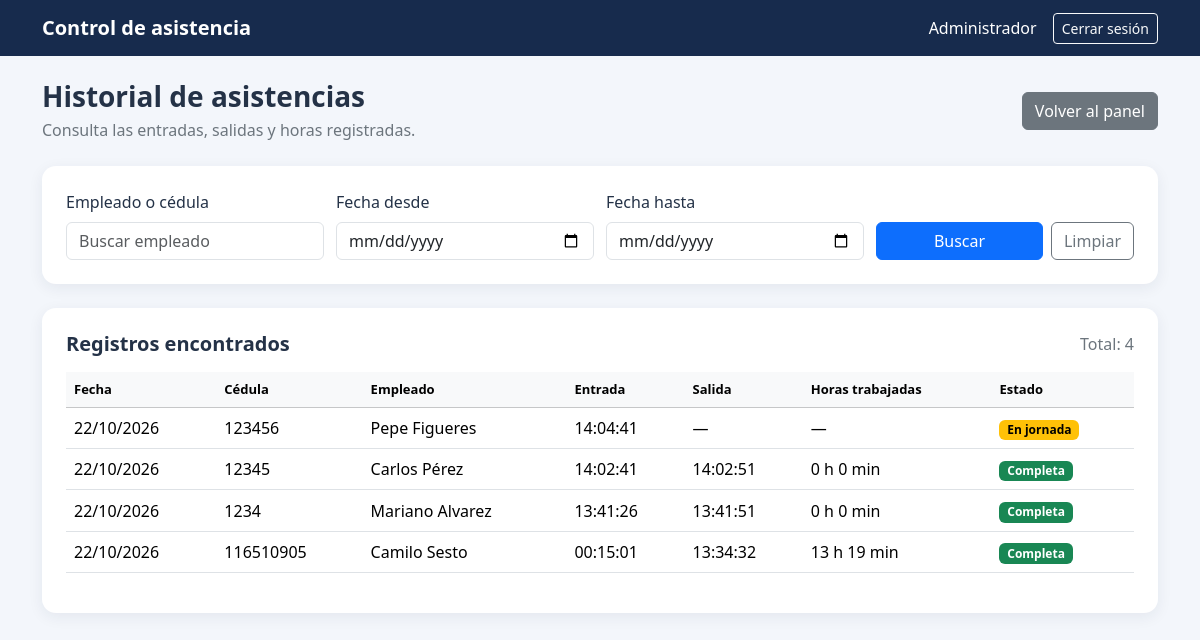
Page /admin/asistencias.php (signed in) on the committed database.
### tables this page shows
CREATE TABLE `asistencias` (
  `id` int(11) NOT NULL,
  `empleado_id` int(11) NOT NULL,
  `fecha` date NOT NULL,
  `hora_entrada` time DEFAULT NULL,
  `hora_salida` time DEFAULT NULL
);

CREATE TABLE `empleados` (
  `id` int(11) NOT NULL,
  `cedula` varchar(30) NOT NULL,
  `nombre` varchar(150) NOT NULL,
  `correo` varchar(150) DEFAULT NULL,
  `telefono` varchar(30) DEFAULT NULL,
  `codigo_acceso` varchar(20) NOT NULL,
  `estado` enum('Activo','Inactivo') NOT NULL DEFAULT 'Activo',
  `fecha_registro` timestamp NOT NULL DEFAULT current_timestamp()
);

### admin/asistencias.php (the view, shortened to what this page needs)
<?php
require_once "../config/database.php";
function escapar($valor) {
    return htmlspecialchars((string)($valor ?? ""), ENT_QUOTES, "UTF-8");
}
$busqueda = trim($_GET["busqueda"] ?? "");
$fechaDesde = trim($_GET["desde"] ?? "");
$fechaHasta = trim($_GET["hasta"] ?? "");
$pagina = max(1, (int)($_GET["pagina"] ?? 1));
$porPagina = 20;
$offset = ($pagina - 1) * $porPagina;
$where = [];
$params = [];
$whereSql = $where ? "WHERE ".implode(" AND ", $where) : "";
try {
    $sqlTotal = "SELECT COUNT(*)
                 FROM asistencias a
                 INNER JOIN empleados e ON e.id = a.empleado_id
                 $whereSql";
    $stmtTotal = $conexion->prepare($sqlTotal);
    $stmtTotal->execute($params);
    $totalRegistros = (int)$stmtTotal->fetchColumn();
    $sql = "SELECT
                a.id,
                e.cedula,
                e.nombre,
                a.fecha,
                a.hora_entrada,
                a.hora_salida,
                CASE
                    WHEN a.hora_entrada IS NOT NULL
                     AND a.hora_salida IS NOT NULL
                    THEN TIMESTAMPDIFF(
                        MINUTE,
                        CONCAT(a.fecha, ' ', a.hora_entrada),
                        CONCAT(a.fecha, ' ', a.hora_salida)
                    )
                    ELSE NULL
                END AS minutos_trabajados
            FROM asistencias a
            INNER JOIN empleados e ON e.id = a.empleado_id
            $whereSql
            ORDER BY a.fecha DESC, a.hora_entrada DESC
            LIMIT $porPagina OFFSET $offset";
    $stmt = $conexion->prepare($sql);
    $stmt->execute($params);
    $asistencias = $stmt->fetchAll();
} catch (PDOException $e) {
    error_log($e->getMessage());
    exit("No fue posible consultar el historial. Revisa la conexión y la estructura de la base de datos.");
}
$nombreAdmin = $_SESSION["admin_nombre"] ?? "Administrador";
?>
<!DOCTYPE html>
<html lang="es">
<head>
    <link
        href="https://cdn.jsdelivr.net/npm/bootstrap@5.3.3/dist/css/bootstrap.min.css"
        rel="stylesheet"
    >
    <link rel="stylesheet" href="../css/asistencias.css">
</head>
<body>
<nav class="navbar navbar-dark">
    <div class="container">
        <a href="index.php" class="navbar-brand fw-semibold">
            Control de asistencia
        </a>
        <div class="d-flex align-items-center gap-3">
            <span class="text-white d-none d-md-inline">
                <?= escapar($nombreAdmin) ?>
            </span>
            <a href="../logout.php" class="btn btn-outline-light btn-sm">
                Cerrar sesión
            </a>
        </div>
    </div>
</nav>
<main class="container py-4">
    <div class="d-flex flex-wrap justify-content-between align-items-center gap-2 mb-4">
        <div>
            <h1 class="h3 fw-bold mb-1">Historial de asistencias</h1>
            <p class="text-secondary mb-0">
                Consulta las entradas, salidas y horas registradas.
            </p>
        </div>
        <a href="index.php" class="btn btn-secondary">
            Volver al panel
        </a>
    </div>
    <section class="panel p-3 p-md-4 mb-4">
        <form method="GET" action="asistencias.php">
            <div class="filters">
                <div>
                    <label for="busqueda" class="form-label">
                        Empleado o cédula
                    </label>
                    <input
                        type="text"
                        id="busqueda"
                        name="busqueda"
                        class="form-control"
                        placeholder="Buscar empleado"
                        value="<?= escapar($busqueda) ?>"
                    >
                </div>
                <div>
                    <label for="desde" class="form-label">Fecha desde</label>
                    <input
                        type="date"
                        id="desde"
                        name="desde"
                        class="form-control"
                        value="<?= escapar($fechaDesde) ?>"
                    >
                </div>
                <div>
                    <label for="hasta" class="form-label">Fecha hasta</label>
                    <input
                        type="date"
                        id="hasta"
                        name="hasta"
                        class="form-control"
                        value="<?= escapar($fechaHasta) ?>"
                    >
                </div>
                <div class="d-flex align-items-end gap-2">
                    <button type="submit" class="btn btn-primary flex-grow-1">
                        Buscar
                    </button>
                    <a href="asistencias.php" class="btn btn-outline-secondary">
                        Limpiar
                    </a>
                </div>
            </div>
        </form>
    </section>
    <section class="panel p-3 p-md-4">
        <div class="d-flex flex-wrap justify-content-between gap-2 mb-3">
            <h2 class="h5 fw-bold mb-0">Registros encontrados</h2>
            <span class="text-secondary">
                Total: <?= $totalRegistros ?>
            </span>
        </div>
        <div class="table-responsive">
            <table class="table table-hover align-middle">
                <thead class="table-light">
                    <tr>
                        <th>Fecha</th>
                        <th>Cédula</th>
                        <th>Empleado</th>
                        <th>Entrada</th>
                        <th>Salida</th>
                        <th>Horas trabajadas</th>
                        <th>Estado</th>
                    </tr>
                </thead>
                <tbody>
                <?php if (!$asistencias): ?>
                    <tr>
                        <td colspan="7" class="text-center text-secondary py-4">
                            No se encontraron registros de asistencia.
                        </td>
                    </tr>
                <?php else: ?>
                    <?php foreach ($asistencias as $a): ?>
                        <?php
                        $minutos = $a["minutos_trabajados"];
                        $horasTexto = "—";
                        if ($minutos !== null && (int)$minutos >= 0) {
                            $minutos = (int)$minutos;
                            $horasTexto = intdiv($minutos, 60)
                                ." h ".($minutos % 60)." min";
                        }
                        if (empty($a["hora_entrada"])) {
                            $estado = "Sin entrada";
                            $clase = "secondary";
                        } elseif (empty($a["hora_salida"])) {
                            $estado = "En jornada";
                            $clase = "warning";
                        } else {
                            $estado = "Completa";
                            $clase = "success";
                        }
                        ?>
                        <tr>
                            <td><?= escapar(date("d/m/Y", strtotime($a["fecha"]))) ?></td>
                            <td><?= escapar($a["cedula"]) ?></td>
                            <td><?= escapar($a["nombre"]) ?></td>
                            <td><?= escapar($a["hora_entrada"] ?: "—") ?></td>
                            <td><?= escapar($a["hora_salida"] ?: "—") ?></td>
                            <td><?= escapar($horasTexto) ?></td>
                            <td>
                                <span class="badge text-bg-<?= $clase ?>">
                                    <?= escapar($estado) ?>
                                </span>
                            </td>
                        </tr>
                    <?php endforeach; ?>
                <?php endif; ?>
                </tbody>
            </table>
        </div>
    </section>
</main>
</body>
</html>

### css/asistencias.css (style rules this page uses)
body { background: #f3f6fb; color: #243247; }
.navbar { background: #172b4d; }
.panel { background: white; border: 0; border-radius: 14px; box-shadow: 0 4px 15px rgba(25,45,75,.07); }
.table th { white-space: nowrap; font-size: 13px; }
.table td { vertical-align: middle; }
.filters { display: grid; grid-template-columns: repeat(4, minmax(0, 1fr)); gap: 12px; }

### rows in the picture
asistencias: fecha "22/10/2026", empleado.cedula "123456", empleado.nombre "Pepe Figueres", hora_entrada "14:04:41", hora_salida "—", horasTexto "—", escapar($estado) "En jornada"
asistencias: fecha "22/10/2026", empleado.cedula "12345", empleado.nombre "Carlos Pérez", hora_entrada "14:02:41", hora_salida "14:02:51", horasTexto "0 h 0 min", escapar($estado) "Completa"
asistencias: fecha "22/10/2026", empleado.cedula "1234", empleado.nombre "Mariano Alvarez", hora_entrada "13:41:26", hora_salida "13:41:51", horasTexto "0 h 0 min", escapar($estado) "Completa"
asistencias: fecha "22/10/2026", empleado.cedula "116510905", empleado.nombre "Camilo Sesto", hora_entrada "00:15:01", hora_salida "13:34:32", horasTexto "13 h 19 min", escapar($estado) "Completa"

### other values in the picture
escapar($nombreAdmin) "Administrador"
$totalRegistros "4"
